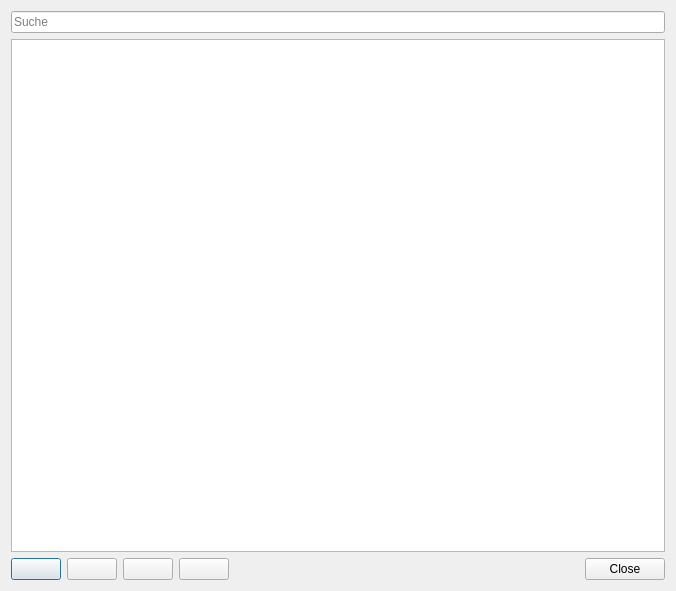
<?xml version="1.0" encoding="UTF-8"?>
<ui version="4.0">
 <class>DlgTableView</class>
 <widget class="QDialog" name="DlgTableView">
  <property name="geometry">
   <rect>
    <x>0</x>
    <y>0</y>
    <width>676</width>
    <height>591</height>
   </rect>
  </property>
  <layout class="QVBoxLayout" name="verticalLayout">
   <item>
    <widget class="LineEdit" name="tbFilter">
     <property name="placeholderText">
      <string>Suche</string>
     </property>
     <property name="clearButtonEnabled">
      <bool>true</bool>
     </property>
    </widget>
   </item>
   <item>
    <widget class="TableView" name="tableView">
     <property name="alternatingRowColors">
      <bool>true</bool>
     </property>
     <property name="selectionBehavior">
      <enum>QAbstractItemView::SelectionBehavior::SelectRows</enum>
     </property>
     <property name="textElideMode">
      <enum>Qt::TextElideMode::ElideNone</enum>
     </property>
     <property name="horizontalScrollMode">
      <enum>QAbstractItemView::ScrollMode::ScrollPerPixel</enum>
     </property>
     <attribute name="horizontalHeaderStretchLastSection">
      <bool>true</bool>
     </attribute>
     <attribute name="verticalHeaderVisible">
      <bool>false</bool>
     </attribute>
    </widget>
   </item>
   <item>
    <layout class="QHBoxLayout" name="horizontalLayout">
     <item>
      <widget class="QWidget" name="widgetEdit" native="true">
       <layout class="QHBoxLayout" name="horizontalLayout_3">
        <property name="leftMargin">
         <number>0</number>
        </property>
        <property name="topMargin">
         <number>0</number>
        </property>
        <property name="rightMargin">
         <number>0</number>
        </property>
        <property name="bottomMargin">
         <number>0</number>
        </property>
        <item>
         <widget class="PushButton" name="btnAdd">
          <property name="minimumSize">
           <size>
            <width>50</width>
            <height>0</height>
           </size>
          </property>
          <property name="maximumSize">
           <size>
            <width>50</width>
            <height>16777215</height>
           </size>
          </property>
          <property name="icon">
           <iconset theme="plus"/>
          </property>
         </widget>
        </item>
        <item>
         <widget class="PushButton" name="btnDelete">
          <property name="minimumSize">
           <size>
            <width>50</width>
            <height>0</height>
           </size>
          </property>
          <property name="maximumSize">
           <size>
            <width>50</width>
            <height>16777215</height>
           </size>
          </property>
          <property name="icon">
           <iconset theme="minus"/>
          </property>
         </widget>
        </item>
        <item>
         <widget class="PushButton" name="btnMoveUp">
          <property name="minimumSize">
           <size>
            <width>50</width>
            <height>0</height>
           </size>
          </property>
          <property name="maximumSize">
           <size>
            <width>50</width>
            <height>16777215</height>
           </size>
          </property>
          <property name="icon">
           <iconset theme="move_up"/>
          </property>
         </widget>
        </item>
        <item>
         <widget class="PushButton" name="moveDown">
          <property name="minimumSize">
           <size>
            <width>50</width>
            <height>0</height>
           </size>
          </property>
          <property name="maximumSize">
           <size>
            <width>50</width>
            <height>16777215</height>
           </size>
          </property>
          <property name="icon">
           <iconset theme="move_down"/>
          </property>
         </widget>
        </item>
        <item>
         <widget class="QDialogButtonBox" name="buttonBox">
          <property name="standardButtons">
           <set>QDialogButtonBox::StandardButton::Close</set>
          </property>
         </widget>
        </item>
       </layout>
      </widget>
     </item>
    </layout>
   </item>
  </layout>
 </widget>
 <customwidgets>
  <customwidget>
   <class>LineEdit</class>
   <extends>QLineEdit</extends>
   <header>widgets/lineedit.h</header>
  </customwidget>
  <customwidget>
   <class>PushButton</class>
   <extends>QPushButton</extends>
   <header>widgets/pushbutton.h</header>
  </customwidget>
  <customwidget>
   <class>TableView</class>
   <extends>QTableView</extends>
   <header>widgets/tableview.h</header>
  </customwidget>
 </customwidgets>
 <resources/>
 <connections>
  <connection>
   <sender>buttonBox</sender>
   <signal>rejected()</signal>
   <receiver>DlgTableView</receiver>
   <slot>close()</slot>
   <hints>
    <hint type="sourcelabel">
     <x>421</x>
     <y>569</y>
    </hint>
    <hint type="destinationlabel">
     <x>337</x>
     <y>295</y>
    </hint>
   </hints>
  </connection>
 </connections>
</ui>
